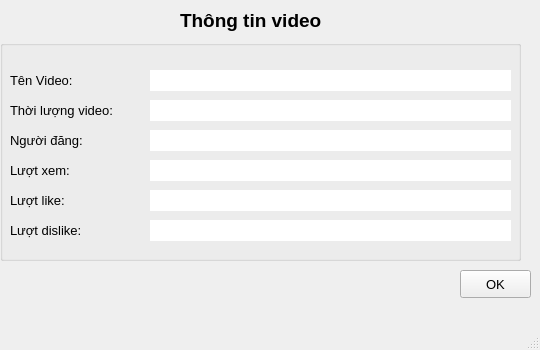
<?xml version="1.0" encoding="UTF-8"?>
<ui version="4.0">
 <class>MainWindow</class>
 <widget class="QMainWindow" name="MainWindow">
  <property name="geometry">
   <rect>
    <x>0</x>
    <y>0</y>
    <width>540</width>
    <height>350</height>
   </rect>
  </property>
  <property name="windowTitle">
   <string>MainWindow</string>
  </property>
  <widget class="QWidget" name="centralwidget">
   <widget class="QGroupBox" name="groupBox">
    <property name="geometry">
     <rect>
      <x>0</x>
      <y>40</y>
      <width>521</width>
      <height>221</height>
     </rect>
    </property>
    <property name="title">
     <string/>
    </property>
    <widget class="QLabel" name="label_2">
     <property name="geometry">
      <rect>
       <x>10</x>
       <y>30</y>
       <width>131</width>
       <height>21</height>
      </rect>
     </property>
     <property name="font">
      <font>
       <pointsize>10</pointsize>
      </font>
     </property>
     <property name="text">
      <string>Tên Video:</string>
     </property>
    </widget>
    <widget class="QLabel" name="txtNameVideo">
     <property name="geometry">
      <rect>
       <x>150</x>
       <y>30</y>
       <width>361</width>
       <height>21</height>
      </rect>
     </property>
     <property name="font">
      <font>
       <pointsize>10</pointsize>
      </font>
     </property>
     <property name="styleSheet">
      <string notr="true">background-color: rgb(255, 255, 255);
color: rgb(0, 0, 0);</string>
     </property>
     <property name="text">
      <string/>
     </property>
    </widget>
    <widget class="QLabel" name="label_3">
     <property name="geometry">
      <rect>
       <x>10</x>
       <y>60</y>
       <width>131</width>
       <height>21</height>
      </rect>
     </property>
     <property name="font">
      <font>
       <pointsize>10</pointsize>
      </font>
     </property>
     <property name="text">
      <string>Thời lượng video:</string>
     </property>
    </widget>
    <widget class="QLabel" name="txtTimeVideo">
     <property name="geometry">
      <rect>
       <x>150</x>
       <y>60</y>
       <width>361</width>
       <height>21</height>
      </rect>
     </property>
     <property name="font">
      <font>
       <pointsize>10</pointsize>
      </font>
     </property>
     <property name="styleSheet">
      <string notr="true">background-color: rgb(255, 255, 255);
color: rgb(0, 0, 0);</string>
     </property>
     <property name="text">
      <string/>
     </property>
    </widget>
    <widget class="QLabel" name="label_4">
     <property name="geometry">
      <rect>
       <x>10</x>
       <y>90</y>
       <width>131</width>
       <height>21</height>
      </rect>
     </property>
     <property name="font">
      <font>
       <pointsize>10</pointsize>
      </font>
     </property>
     <property name="text">
      <string>Người đăng:</string>
     </property>
    </widget>
    <widget class="QLabel" name="txtAuthor">
     <property name="geometry">
      <rect>
       <x>150</x>
       <y>90</y>
       <width>361</width>
       <height>21</height>
      </rect>
     </property>
     <property name="font">
      <font>
       <pointsize>10</pointsize>
      </font>
     </property>
     <property name="styleSheet">
      <string notr="true">background-color: rgb(255, 255, 255);
color: rgb(0, 0, 0);</string>
     </property>
     <property name="text">
      <string/>
     </property>
    </widget>
    <widget class="QLabel" name="label_11">
     <property name="geometry">
      <rect>
       <x>10</x>
       <y>120</y>
       <width>131</width>
       <height>21</height>
      </rect>
     </property>
     <property name="font">
      <font>
       <pointsize>10</pointsize>
      </font>
     </property>
     <property name="text">
      <string>Lượt xem: </string>
     </property>
    </widget>
    <widget class="QLabel" name="txtView">
     <property name="geometry">
      <rect>
       <x>150</x>
       <y>120</y>
       <width>361</width>
       <height>21</height>
      </rect>
     </property>
     <property name="font">
      <font>
       <pointsize>10</pointsize>
      </font>
     </property>
     <property name="styleSheet">
      <string notr="true">background-color: rgb(255, 255, 255);
color: rgb(0, 0, 0);</string>
     </property>
     <property name="text">
      <string/>
     </property>
    </widget>
    <widget class="QLabel" name="label_12">
     <property name="geometry">
      <rect>
       <x>10</x>
       <y>150</y>
       <width>131</width>
       <height>21</height>
      </rect>
     </property>
     <property name="font">
      <font>
       <pointsize>10</pointsize>
      </font>
     </property>
     <property name="text">
      <string>Lượt like:</string>
     </property>
    </widget>
    <widget class="QLabel" name="label_13">
     <property name="geometry">
      <rect>
       <x>10</x>
       <y>180</y>
       <width>131</width>
       <height>21</height>
      </rect>
     </property>
     <property name="font">
      <font>
       <pointsize>10</pointsize>
      </font>
     </property>
     <property name="text">
      <string>Lượt dislike: </string>
     </property>
    </widget>
    <widget class="QLabel" name="txtlike">
     <property name="geometry">
      <rect>
       <x>150</x>
       <y>150</y>
       <width>361</width>
       <height>21</height>
      </rect>
     </property>
     <property name="font">
      <font>
       <pointsize>10</pointsize>
      </font>
     </property>
     <property name="styleSheet">
      <string notr="true">background-color: rgb(255, 255, 255);
color: rgb(0, 0, 0);</string>
     </property>
     <property name="text">
      <string/>
     </property>
    </widget>
    <widget class="QLabel" name="txtDislike">
     <property name="geometry">
      <rect>
       <x>150</x>
       <y>180</y>
       <width>361</width>
       <height>21</height>
      </rect>
     </property>
     <property name="font">
      <font>
       <pointsize>10</pointsize>
      </font>
     </property>
     <property name="styleSheet">
      <string notr="true">background-color: rgb(255, 255, 255);
color: rgb(0, 0, 0);</string>
     </property>
     <property name="text">
      <string/>
     </property>
    </widget>
   </widget>
   <widget class="QLabel" name="label">
    <property name="geometry">
     <rect>
      <x>180</x>
      <y>0</y>
      <width>191</width>
      <height>41</height>
     </rect>
    </property>
    <property name="font">
     <font>
      <pointsize>14</pointsize>
      <weight>75</weight>
      <bold>true</bold>
     </font>
    </property>
    <property name="text">
     <string>Thông tin video </string>
    </property>
   </widget>
   <widget class="QPushButton" name="btnOk">
    <property name="geometry">
     <rect>
      <x>460</x>
      <y>270</y>
      <width>71</width>
      <height>28</height>
     </rect>
    </property>
    <property name="font">
     <font>
      <pointsize>10</pointsize>
     </font>
    </property>
    <property name="text">
     <string>OK</string>
    </property>
   </widget>
  </widget>
  <widget class="QMenuBar" name="menubar">
   <property name="geometry">
    <rect>
     <x>0</x>
     <y>0</y>
     <width>540</width>
     <height>26</height>
    </rect>
   </property>
  </widget>
  <widget class="QStatusBar" name="statusbar"/>
 </widget>
 <resources/>
 <connections/>
</ui>
